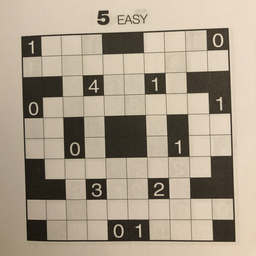
#> input picture Data/akari/akari_0.png, 256 x 256 px; its folder holds 4 pictures in this run
$ python Classifier.py
#> lines starting #> are read from the running program, lines starting #| are printed output that depends on the picture
#!/usr/bin/python3
import math
from numba import jit, njit
import numpy as np
import os

from scipy.spatial import distance

from sklearn import svm
from sklearn.cluster import KMeans
from sklearn.naive_bayes import GaussianNB
from sklearn.neighbors import KNeighborsClassifier

from sklearn.metrics import confusion_matrix, accuracy_score
from sklearn.model_selection import train_test_split
from sklearn.preprocessing import LabelEncoder

import cv2 as cv

LABELS = ['akari', 'rubiks', 'slitherlink', 'sudoku']

def image_name_and_class(loc):
#> called with loc = './Data'
    images, labels = [], []
    #for label in os.listdir(loc):
    for label in LABELS:
        path = os.path.join(loc, label)
        images += [cv.imread(os.path.join(path, x), 0) for x in os.listdir(path)]
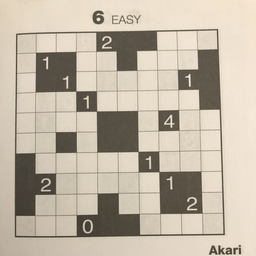
#> input picture Data/akari/akari_1.png, 256 x 256 px
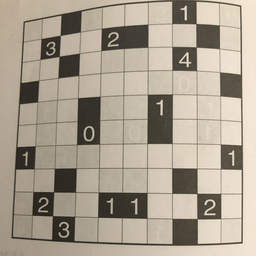
#> input picture Data/akari/akari_2.png, 256 x 256 px
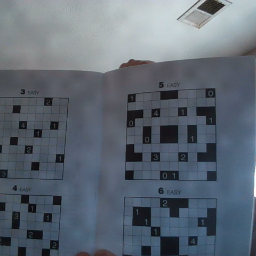
#> input picture Data/akari/akari_9000.png, 256 x 256 px
        labels += [label] * len(os.listdir(path))
    return images, labels

# [62 lines left out: functions sift_features, cluster_words, closest_word, build_bovw, KNN, NB and 2 more, not called in this run]


if __name__ == "__main__":
    # Grab data
    print("Grabbing images")
#> (the run stopped early here; a loop or call above may not have finished)
